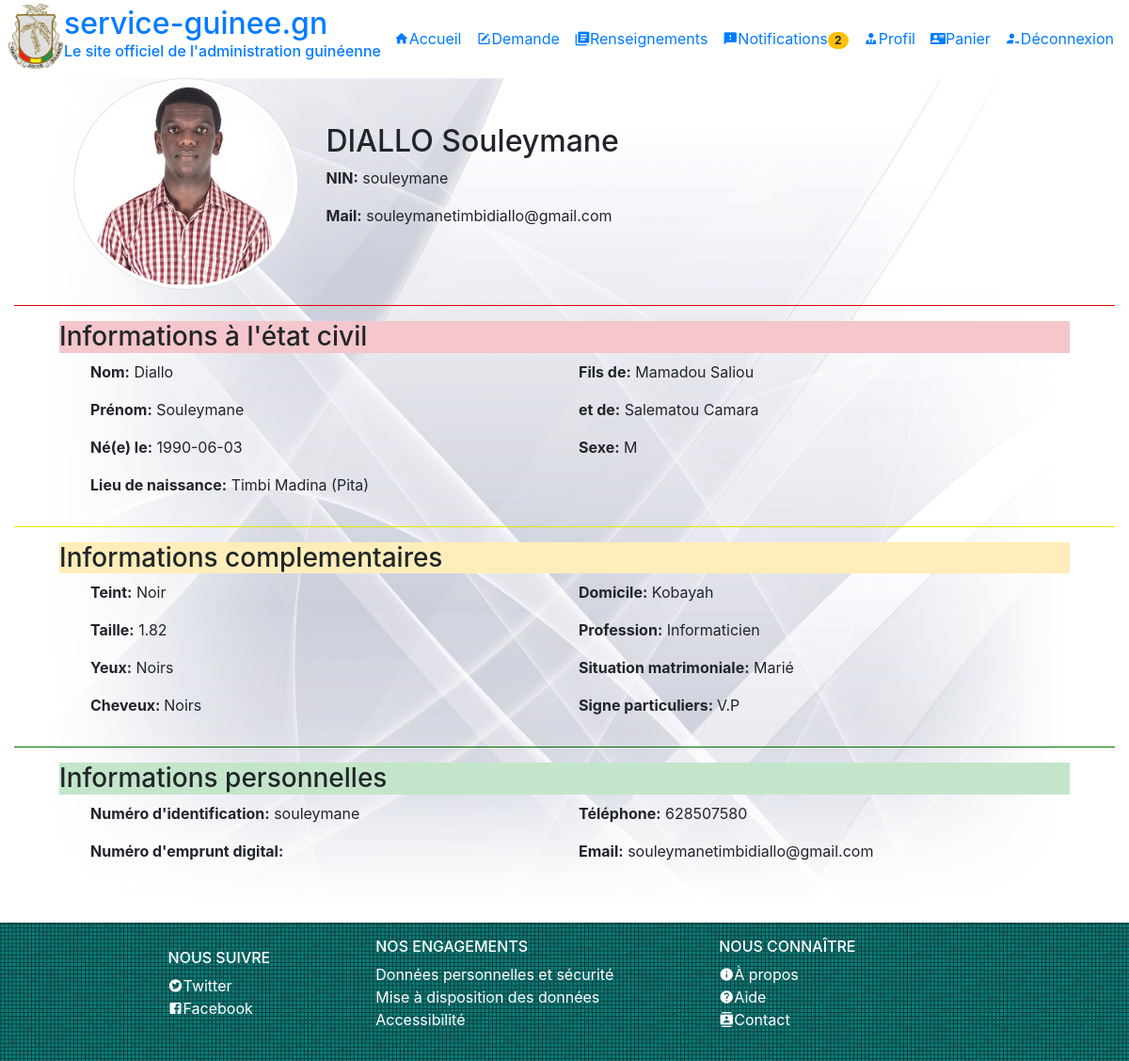
Page /gestion-demo-v3/profil-citoyen.php (signed in) on the committed database.
### tables this page shows
CREATE TABLE `citoyen` (
  `ID_CITOYEN` int(10) NOT NULL,
  `ID_DECNAISS` int(10) NOT NULL,
  `NOM` varchar(50) DEFAULT NULL,
  `PRENOMS` varchar(50) DEFAULT NULL,
  `DATE_NAISS` date DEFAULT NULL,
  `VILLE_NAISS` varchar(50) NOT NULL,
  `LIEU_NAISS` varchar(50) NOT NULL,
  `DOMICILE` varchar(50) DEFAULT NULL,
  `PROFESSION` varchar(50) DEFAULT NULL,
  `NOM_MERE` varchar(50) DEFAULT NULL,
  `PRENOM_MERE` varchar(50) DEFAULT NULL,
  `PROFESSION_MERE` varchar(50) DEFAULT NULL,
  `ADRESSE_MERE` varchar(50) DEFAULT NULL,
  `NOM_PERE` varchar(50) DEFAULT NULL,
  `PRENOM_PERE` varchar(50) DEFAULT NULL,
  `PROFESSION_PERE` varchar(50) DEFAULT NULL,
  `ADRESSE_PERE` varchar(50) DEFAULT NULL,
  `TEL` varchar(15) DEFAULT NULL,
  `EMAIL` varchar(60) DEFAULT NULL,
  `GENRE` varchar(10) DEFAULT NULL,
  `SITUATION_MATRIMONIALE` varchar(50) DEFAULT NULL,
  `TAILLE` float DEFAULT NULL,
  `TEINT` varchar(15) DEFAULT NULL,
  `CHEVEUX` varchar(15) DEFAULT NULL,
  `YEUX` varchar(20) DEFAULT NULL,
  `SIGNE_PARTICULIER` varchar(100) DEFAULT NULL,
  `MOT_PASSE` varchar(50) DEFAULT NULL,
  `NUM_EMPRUNT` varchar(20) DEFAULT NULL,
  `NIN_CITOYEN` varchar(20) DEFAULT NULL,
  `PHOTO_CITOYEN` varchar(255) NOT NULL
);

### gestion-demo-v3/profil-citoyen.php (the view, shortened to what this page needs)
<?php
    $id = $_SESSION['id'];
    $con = connexion();
    $requete = "SELECT * FROM citoyen WHERE id_citoyen = $id";
    $reqligne = $con->query($requete);
    $affi=$reqligne->fetch();
?>
<!DOCTYPE html>
<html lang="fr">
<head>
    <link rel="stylesheet" href="css/MaterialDesign-Webfont-master/css/materialdesignicons.min.css">
    <link rel="stylesheet" href="css/bootstrap.min.css">
    <link rel="stylesheet" href="css/ov.css">
    <link rel="stylesheet" href="css/citoyen.css">
</head>
<body>
    <?php include_once("header.php") ?>
    <main class="container-fluid mt-4" id="corps">
        <div class="row mx-5">
            <div class="col-3">
                <a href="images/photos/<?=$affi['PHOTO_CITOYEN']?>">
                    <img src="images/photos/<?=$affi['PHOTO_CITOYEN']?>" alt="" class="img-fluid img-thumbnail rounded-circle">
                </a>
            </div>
            <div class="col-9 pt-5">
                <h2><?= strtoupper($affi['NOM'])." ".$affi['PRENOMS']?></h2>
                <p><strong>NIN:</strong>  <?= $affi['NIN_CITOYEN']?></p>
                <p><strong>Mail:</strong>  <?= $affi['EMAIL']?></p>
            </div>
        </div>
        <hr color="red">
        <div class="mt-3 mx-5">
            <h3 class="table-danger">Informations à l'état civil</h3>
           <div class="row">
               <div class="col-6 pl-5">
                   <p><strong>Nom:</strong> <?= $affi['NOM']?></p>
                   <p><strong>Prénom:</strong> <?= $affi['PRENOMS']?></p>
                   <p><strong>Né(e) le:</strong> <?= $affi['DATE_NAISS']?></p>
                   <p><strong>Lieu de naissance:</strong> <?= $affi['LIEU_NAISS']." (".$affi['VILLE_NAISS'].")"?></p>
               </div>
               <div class="col-6 pr-5">
                    <p><strong>Fils de:</strong> <?= $affi['PRENOM_PERE']?></p>
                    <p><strong>et de:</strong> <?= $affi['PRENOM_MERE']." ".$affi['NOM_MERE']?></p>
                    <p><strong>Sexe:</strong> <?= $affi['GENRE']?></p>
               </div>
           </div>
        </div>
        <hr color="yellow">
        <div class="mt-3 mx-5">
            <h3 class="table-warning">Informations complementaires</h3>
           <div class="row">
               <div class="col-6 pl-5">
                   <p><strong>Teint:</strong> <?= $affi['TEINT']?></p>
                   <p><strong>Taille:</strong> <?= $affi['TAILLE']?></p>
                   <p><strong>Yeux:</strong> <?= $affi['YEUX']?></p>
                   <p><strong>Cheveux: </strong> <?= $affi['CHEVEUX']?></p>
               </div>
               <div class="col-6 pr-5">
                    <p><strong>Domicile:</strong> <?= $affi['DOMICILE']?></p>
                    <p><strong>Profession:</strong> <?= $affi['PROFESSION']?></p>
                    <p><strong>Situation matrimoniale:</strong> <?= $affi['SITUATION_MATRIMONIALE']?></p>
                    <p><strong>Signe particuliers: </strong> <?= $affi['SIGNE_PARTICULIER']?></p>
               </div>
           </div>
        </div>
        <hr color="green">
        <div class="mt-3 mx-5 pb-5">
            <h3 class="table-success">Informations personnelles</h3>
           <div class="row">
               <div class="col-6 pl-5">
                   <p><strong>Numéro d'identification:</strong> <?= $affi['NIN_CITOYEN']?></p>
                   <p><strong>Numéro d'emprunt digital:</strong> <?= $affi['NUM_EMPRUNT']?></p>
               </div>
               <div class="col-6 pr-5">
                    <p><strong>Téléphone:</strong> <?= $affi['TEL']?></p>
                    <p><strong>Email:</strong> <?= $affi['EMAIL']?></p>
               </div>
           </div>
        </div>
    </main>
    <?php include_once("footer.php") ?>
</body>
</html>

### gestion-demo-v3/css/ov.css (style rules this page uses)
* { box-sizing: border-box; }

### gestion-demo-v3/profil-citoyen.php (style rules this page uses)
#corps { background-image: url("images/fond-laei2.jpg"); background-size: 100% 100%; }

### rows in the picture
citoyen: PHOTO_CITOYEN (picture), NOM "DIALLO", PRENOMS "Souleymane", NIN_CITOYEN "souleymane", EMAIL "souleymanetimbidiallo@gmail.com", NOM "Diallo", DATE_NAISS "1990-06-03", LIEU_NAISS "Timbi Madina", VILLE_NAISS "Pita", PRENOM_PERE "Mamadou Saliou", PRENOM_MERE "Salematou", NOM_MERE "Camara", GENRE "M", TEINT "Noir", TAILLE "1.82", YEUX "Noirs", CHEVEUX "Noirs", DOMICILE "Kobayah", PROFESSION "Informaticien", SITUATION_MATRIMONIALE "Marié", SIGNE_PARTICULIER "V.P", TEL "628507580"
